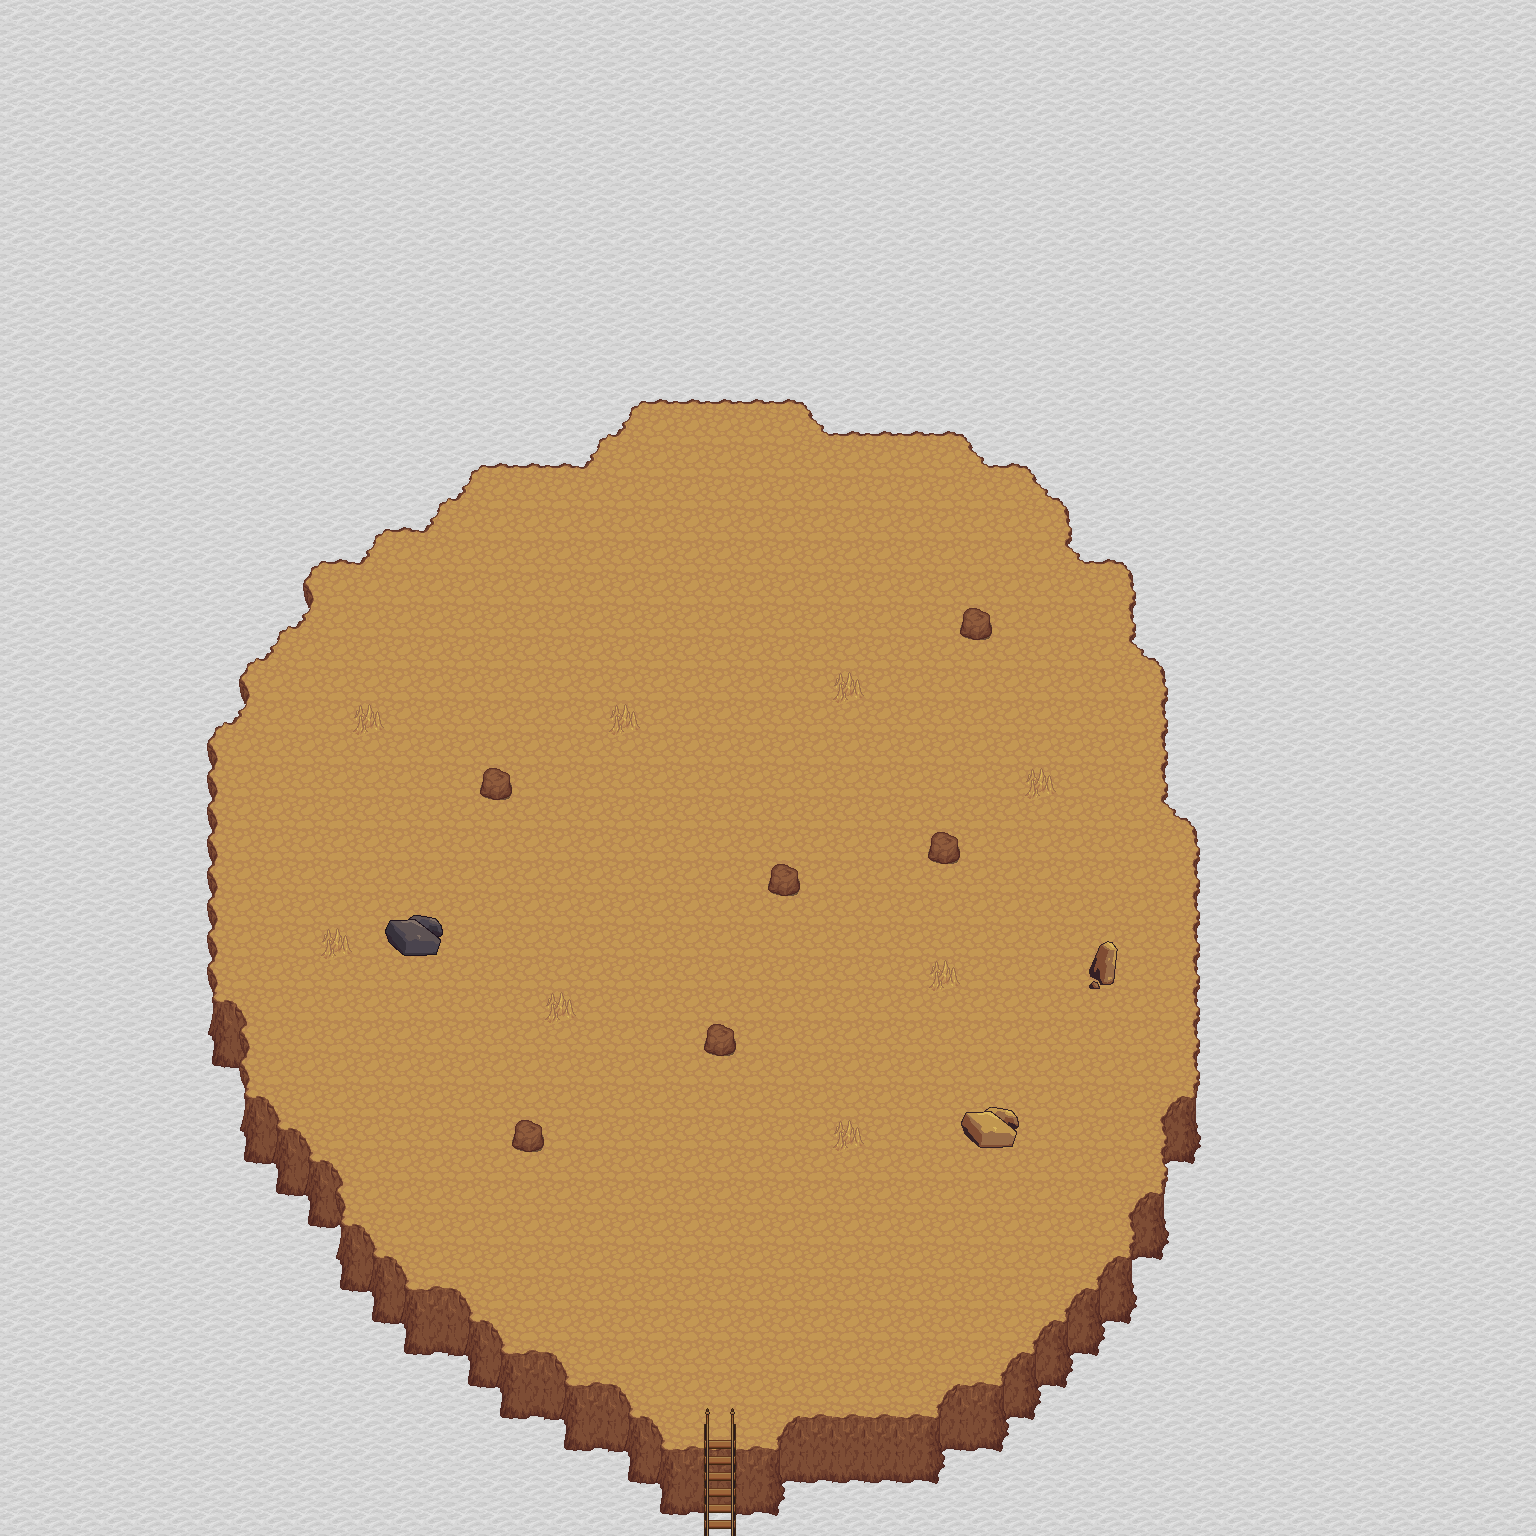

This game map was drawn from its Tiled (.tmx) file and the tilesets committed beside it. A one-line description and the trimmed map source follow:
An orthogonal 48x48 tile map with 32x32 px tiles, 3 tile layers (background, fringe, object), 1 hidden layer not drawn, 4 tilesets and 4 objects (3x event, enemy).

<map height="48" orientation="orthogonal" renderorder="right-down" tileheight="32" tilewidth="32" version="1.0" width="48">
 <properties>
  <property name="music" value="music/snow_about_a_castle.ogg" />
  <property name="tileset" value="tilesetdefs/snowmt.txt" />
  <property name="title" value="Zalkaz's Lair" />
 </properties>
 <tileset firstgid="1" name="tiled_collision" tileheight="32" tilewidth="32">
  <image height="32" source="tiled_collision.png" width="480" />
 </tileset>
 <tileset firstgid="16" name="generic_background" tileheight="32" tilewidth="32">
  <image height="832" source="generic_background.png" width="864" />
 </tileset>
 <tileset firstgid="718" name="small_objects" tileheight="64" tilewidth="32">
  <image height="512" source="small_objects.png" width="671" />
 </tileset>
 <tileset firstgid="878" name="outside_objects" tileheight="128" tilewidth="32">
  <image height="768" source="outside_objects.png" width="672" />
 </tileset>
 <layer height="48" name="background" width="48">
  <data>[2304 cells, 2304 non-empty, 10 distinct tile ids]</data>
 </layer>
 <layer height="48" name="fringe" width="48">
  <data>[2304 cells, 108 non-empty, 14 distinct tile ids]</data>
 </layer>
 <layer height="48" name="object" width="48">
  <data>[2304 cells, 76 non-empty, 15 distinct tile ids]</data>
 </layer>
 <layer height="48" name="collision" visible="0" width="48">
  <data>[2304 cells, 1586 non-empty, 3 distinct tile ids]</data>
 </layer>
 <objectgroup name="enemy">
  <object height="32" name="Zalkaz" type="enemy" width="32" x="672" y="544">
   <properties>
    <property name="requires_not_status" value="theend" />
   <property name="category" value="zalkaz" /></properties>
  </object>
 </objectgroup>
 <objectgroup name="event">
  <object height="32" name="Teleport to Laurelia" type="event" width="32" x="704" y="1504">
   <properties>
    <property name="intermap" value="maps/laurelia.txt,20,81" />
    <property name="msg" value="You're home!" />
    <property name="requires_status" value="theend" />
   <property name="activate" value="on_trigger" /></properties>
  </object>
  <object height="32" name="Alert" type="event" width="32" x="704" y="1472">
   <properties>
    <property name="msg" value="TRAPPED!" />
    <property name="repeat" value="false" />
    <property name="requires_not_status" value="theend" />
   <property name="activate" value="on_trigger" /></properties>
  </object>
  <object height="32" name="Dialog" type="event" width="32" x="704" y="1408">
   <properties>
    <property name="msg" value="Prepare to die!" />
    <property name="repeat" value="false" />
    <property name="requires_not_status" value="theend" />
   <property name="activate" value="on_trigger" /></properties>
  </object>
 </objectgroup>
</map>
